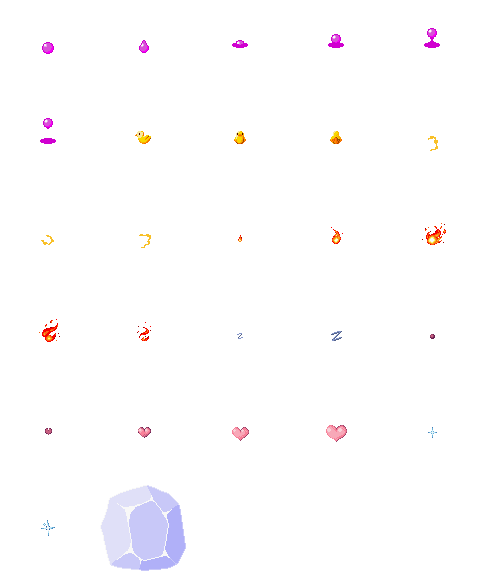
#> input picture assets/battles/animations/sleep/PRAS- Status.png, 960 x 1152 px (shown at 1/2 size)
$ python -i scvi_batch.py   (imports and definitions only)
#> lines starting #> are read from the running program, lines starting #| are printed output that depends on the picture; after the words box and inside, x2 and y2 are one past the last pixel; in counts of white or black regions, pixels touching at a corner belong together
"""Local, review-only SCVI intake for one deliberately small Pokémon batch.

This is a source adapter, not a replacement for the Sprite Factory or its
approval gate. It never downloads assets, approves builds, or changes defaults.
"""

import argparse
import concurrent.futures
import hashlib
import html
import json
import math
import re
import subprocess
import traceback
from pathlib import Path

from PIL import Image, ImageStat


CATEGORIES = {
    "idle": ("battlewait01_loop", "defaultwait01_loop"),
    "physical_attack": ("attack01",),
    # SCVI commonly authors a second physical motion in the same posture bank.
    # Its semantic meaning is species-specific and must be reviewed separately;
    # intake preserves it without guessing that it means bite/claw/etc.
    "physical_attack_2": ("attack02",),
    "special_attack": ("rangeattack01",),
    "damage": ("damage01",),
    "sleep": ("sleep01_loop",),
    "faint_start": ("down01_start",),
    "faint_loop": ("down01_loop",),
}
OPTIONAL_CATEGORIES = {"physical_attack_2"}
PREFIX_PRIORITY = ("2", "0", "1")
LOOPS = {"idle", "sleep", "faint_loop"}
SPEED = {"idle": 1.0, "physical_attack": 1.5, "physical_attack_2": 1.5,
         "special_attack": 1.5,
         "damage": 1.0, "sleep": 1.0, "faint_start": 2.0, "faint_loop": 1.0}
EXPECTED_IMPORTER = "b0c98d9fcaab85a04ad35e2d111bae4cad6c1e04"


# [6 lines left out: function digest, not called in this run]


def write_json(path, value):
    path.parent.mkdir(parents=True, exist_ok=True)
    path.write_text(json.dumps(value, indent=2, ensure_ascii=False) + "\n")


# [40 lines left out: functions load_batch, selected_entries, requested_import_categories, not called in this run]


def probe_image_metrics(path):
    """Measure presentation symptoms without pretending to judge artwork."""
    with Image.open(path) as source:
#> source is the input picture: PIL image 960x1152 P; mean R, G, B, A 253.7, 252.6, 253.7, 7.7
        image = source.convert("RGBA")
    alpha = image.getchannel("A")
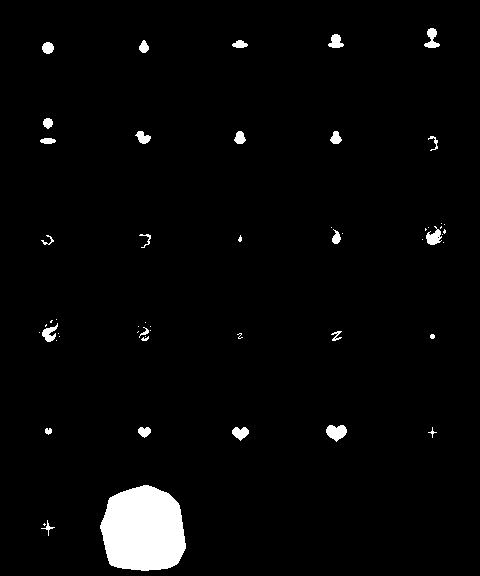
#> alpha: PIL image 960x1152 L (shown at 1/2 size); 3% white; 54 white regions (22 under 20 px), largest, box (x1, y1, x2, y2) and area: (200, 970, 372, 1142) 23752, (652, 850, 694, 884) 976, (852, 452, 884, 490) 700
    bounds = alpha.getbbox()
#> bounds = (78, 56, 892, 1142)
    if bounds is None:
        return {"visible": False, "bounds": None, "coverage": 0.0}
    pixels = image.crop(bounds)
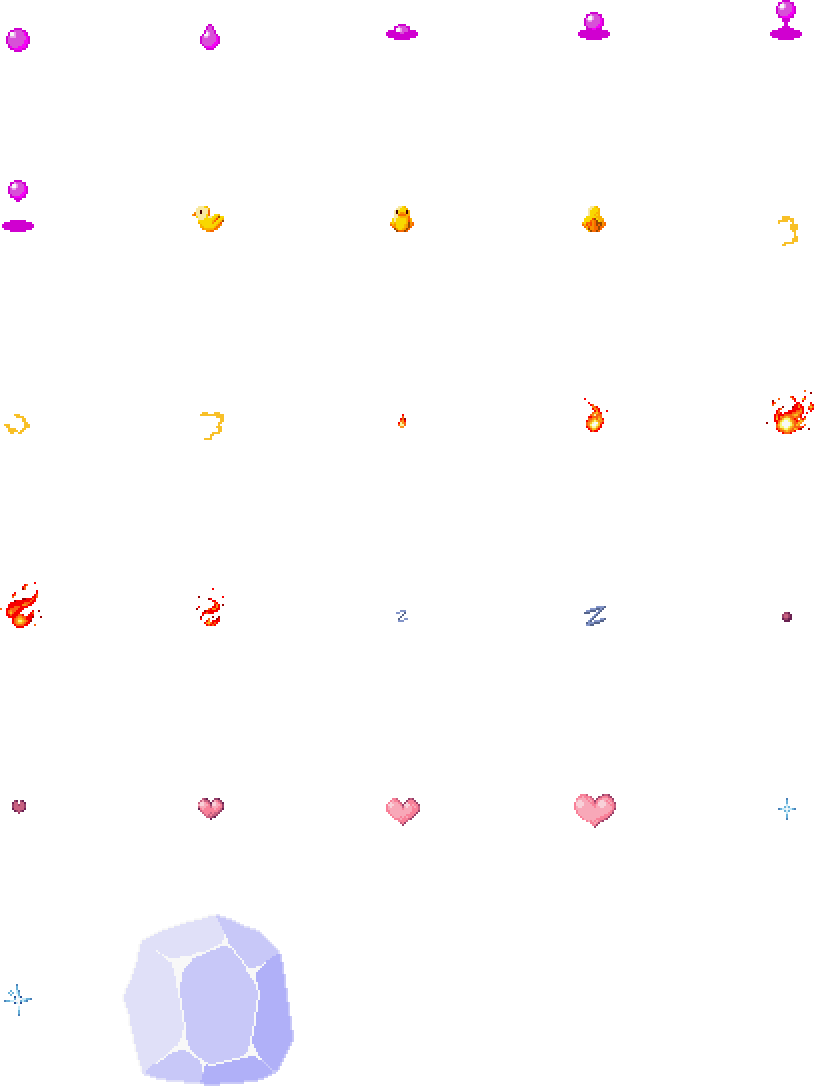
#> pixels: PIL image 814x1086 RGBA; mean R, G, B, A 253.4, 252, 253.3, 9.7; transparent parts drawn white
    mask = alpha.crop(bounds)
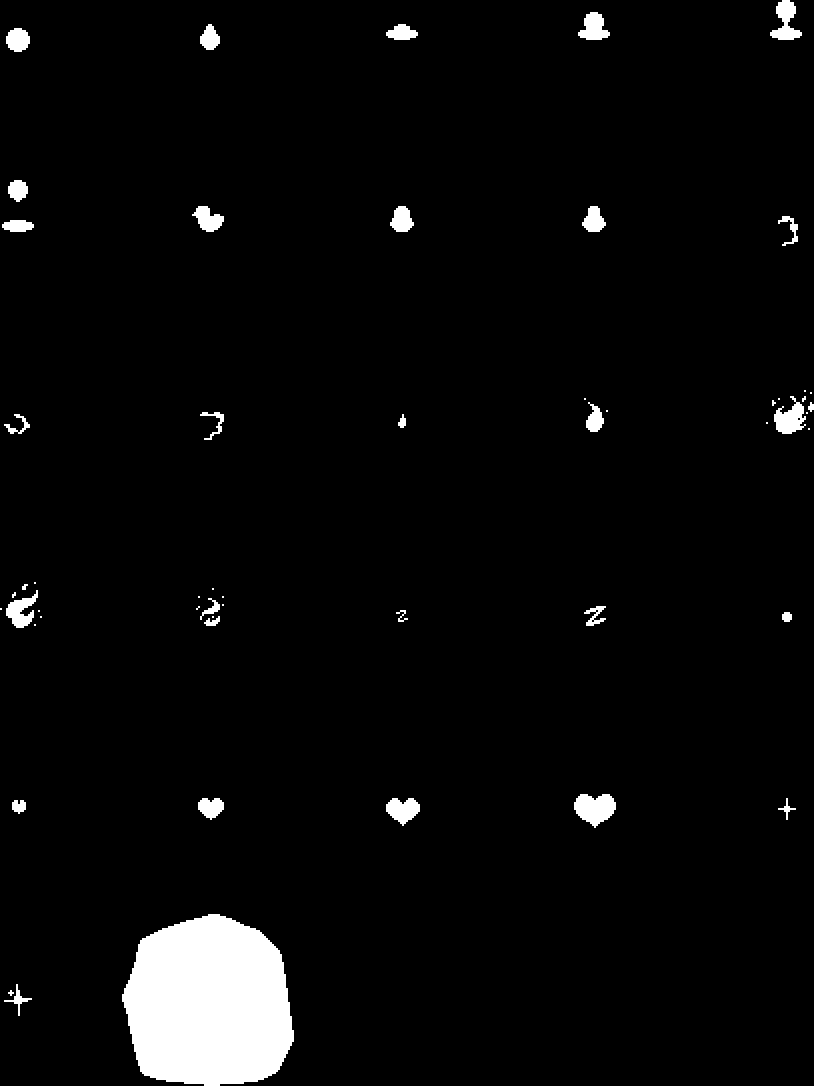
#> mask: PIL image 814x1086 L; 3.8% white; 54 white regions (22 under 20 px), largest, box (x1, y1, x2, y2) and area: (122, 914, 294, 1086) 23752, (574, 794, 616, 828) 976, (774, 396, 806, 434) 700
    luminance = pixels.convert("RGB").convert("L")
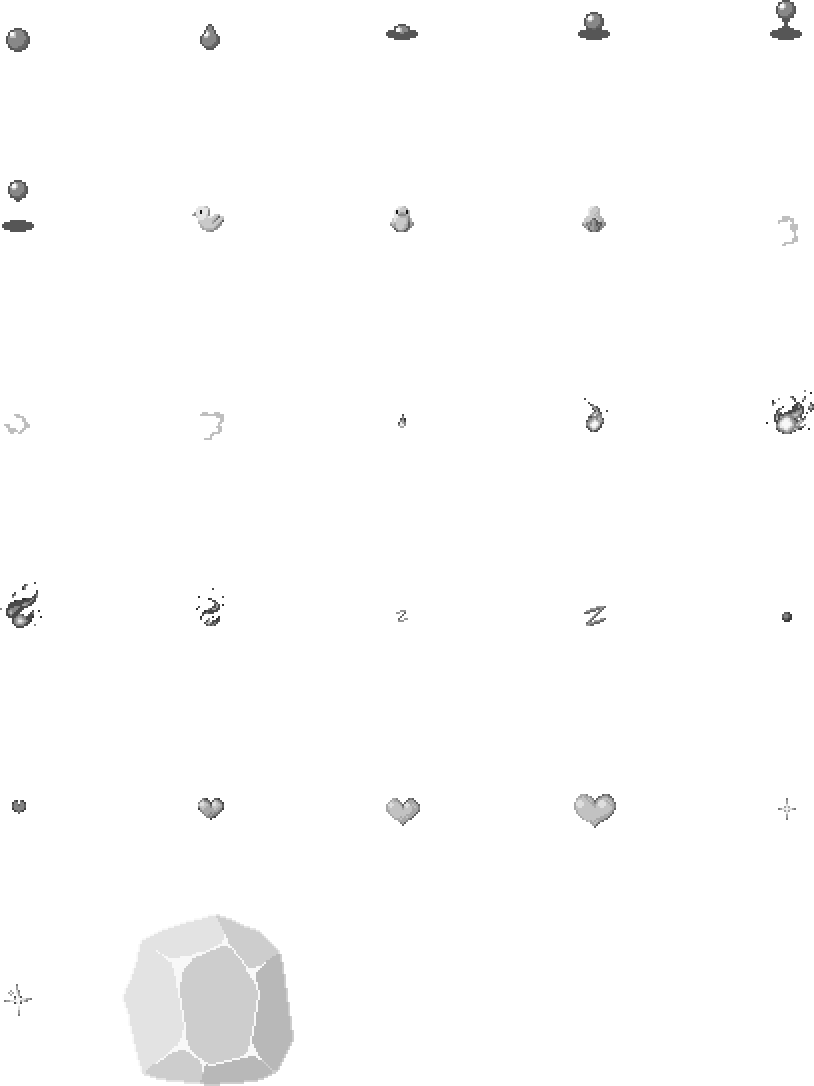
#> luminance: PIL image 814x1086 L; min 22, max 255, mean 252.5
    stats = ImageStat.Stat(luminance, mask=mask)
    width, height = image.size
#> width = 960; height = 1152
    return {
        "visible": True,
        "bounds": [bounds[0], bounds[1], bounds[2] - bounds[0], bounds[3] - bounds[1]],
        "coverage": round(sum(alpha.histogram()[1:]) / (width * height), 6),
        "mean_luminance": round(stats.mean[0], 2),
        "luminance_stddev": round(stats.stddev[0], 2),
        "minimum_margin": min(bounds[0], bounds[1], width - bounds[2], height - bounds[3]),
    }


# [855 lines left out: functions automatic_probe_warnings, sample_idle_frames, probe_directory, compact_action_report, source_entry, inventory and 10 more, not called in this run]


# [2 lines not run here, left out]

>>> result = probe_image_metrics('../../assets/battles/animations/sleep/PRAS- Status.png')
#> result = {'visible': True, 'bounds': [78, 56, 814, 1086], 'coverage': 0.0304, 'mean_luminance': 190.3, 'luminance_stddev': 45.47, 'minimum_margin': 10}

$ run again, on tools/lobby_fountain_assets/Fountain Water.png
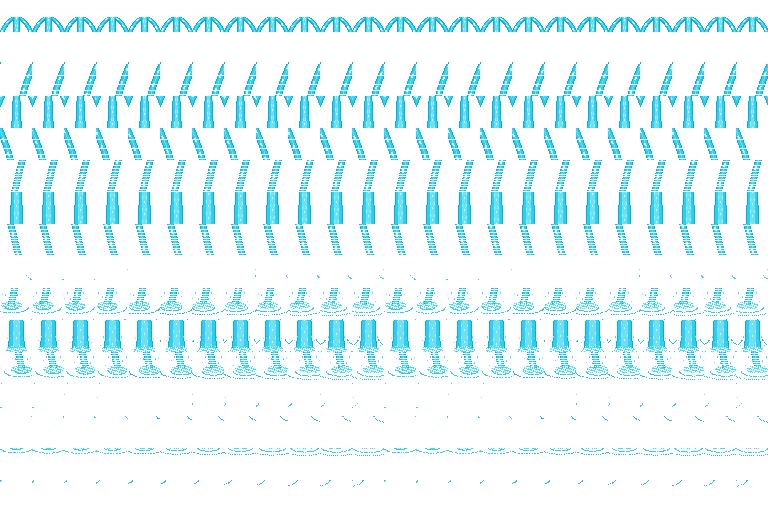
#> input picture tools/lobby_fountain_assets/Fountain Water.png, 768 x 512 px
#> in probe_image_metrics, source is the input picture: PIL image 768x512 RGBA; mean R, G, B, A 10.9, 32.2, 36.5, 39.7
#> in probe_image_metrics, `alpha = image.getchannel("A")`:
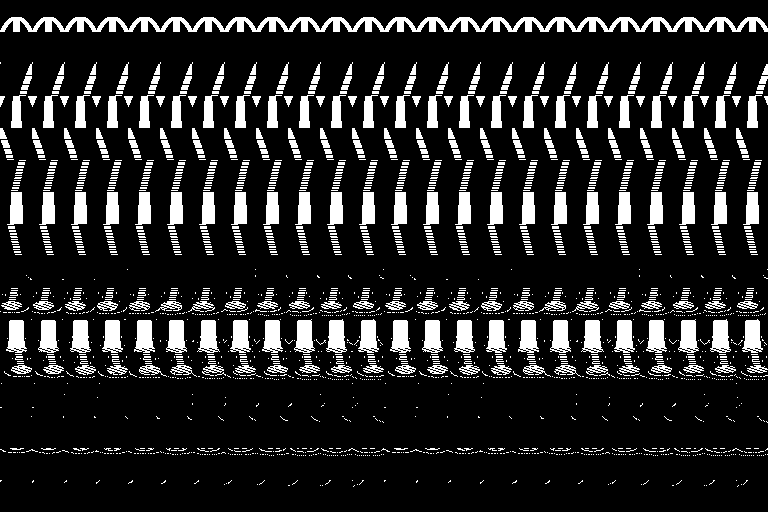
#> alpha: PIL image 768x512 L; 15.6% white; 2550 white regions (2148 under 20 px), largest, box (x1, y1, x2, y2) and area: (0, 17, 768, 32) 6120, (197, 320, 220, 353) 498, (581, 320, 604, 353) 498
#> bounds = (0, 17, 768, 487)
#> mask: PIL image 768x470 L; 17% white; 2550 white regions (2148 under 20 px), largest, box (x1, y1, x2, y2) and area: (0, 0, 768, 15) 6120, (197, 303, 220, 336) 498, (581, 303, 604, 336) 498
#> in probe_image_metrics, `luminance = pixels.convert("RGB").convert("L")`:
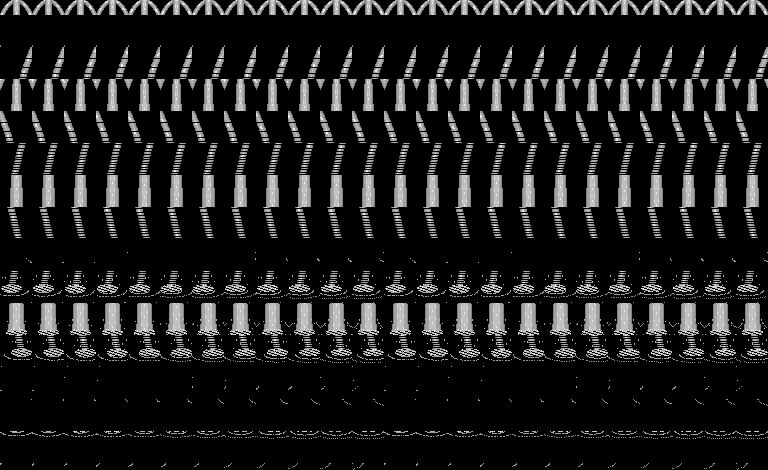
#> luminance: PIL image 768x470 L; min 0, max 236, mean 28.7
#> result = {'visible': True, 'bounds': [0, 17, 768, 470], 'coverage': 0.156, 'mean_luminance': 168.9, 'luminance_stddev': 28.71, 'minimum_margin': 0}
